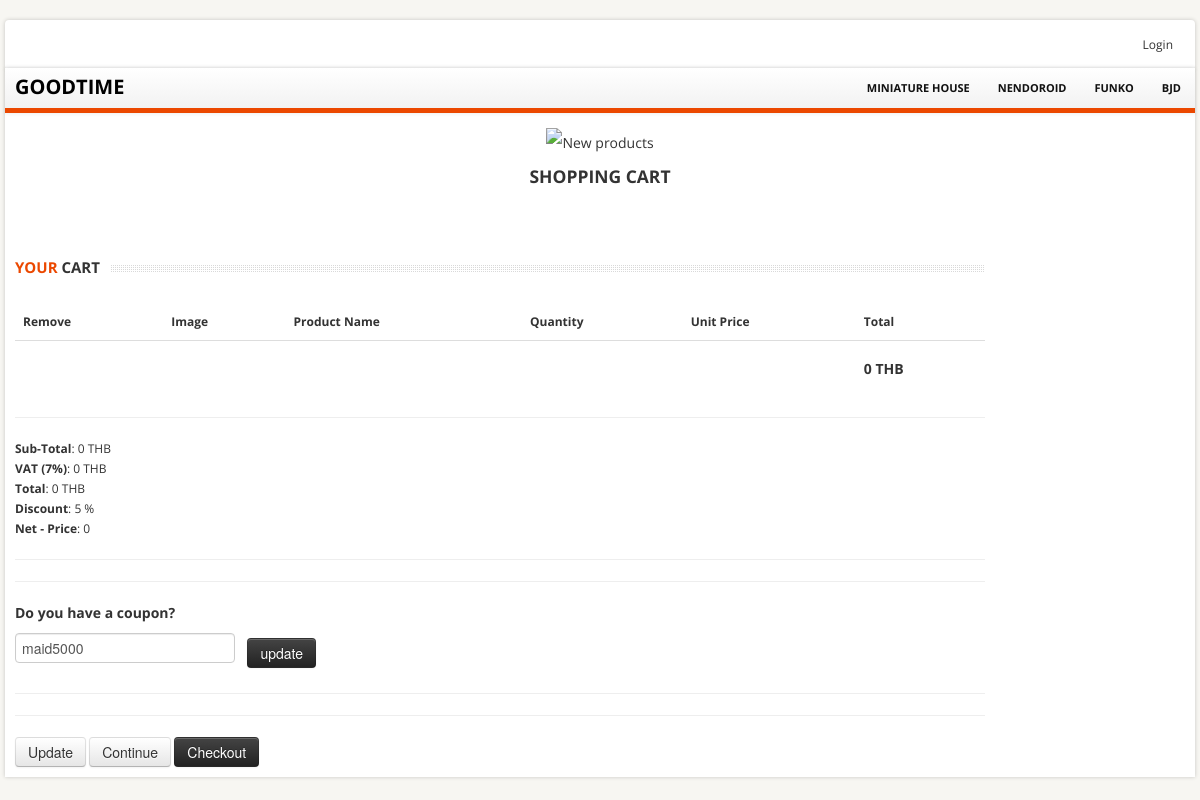
The app's page /cart-site.php?promotion=maid5000 with its own data.
### tables this page shows
CREATE TABLE `productcategories` (
  `CategoryID` int(11) NOT NULL,
  `CategoryName` varchar(50) NOT NULL,
  `CatagoryHeader` varchar(70) NOT NULL
);

CREATE TABLE `promotion` (
  `PromotionID` int(11) NOT NULL,
  `PromotionName` varchar(30) NOT NULL,
  `PromotionDiscount` int(11) NOT NULL,
  `PromotionType` varchar(60) NOT NULL COMMENT 'fix or percent',
  `PromotionCode` varchar(15) NOT NULL,
  `PromotionCondition` int(50) NOT NULL
);

### productdb.php (called while the page is built, shortened)
<?php
class productdb {
  public function getAllCategory() {
    require "db.php";
    $sql = "SELECT * FROM productcategories";
    $result = mysqli_query($con,$sql);
    $arr = array();
    while ($data = mysqli_fetch_array($result)) {
      $arr[] = $data;
    }
    return $arr;
  }
}
 ?>

### promotiondb.php (called while the page is built, shortened)
<?php
class promotiondb {
  public function getPromotionfromCode($code) {
    require "db.php";
    $code = mysqli_real_escape_string($con,$code);
    $sql = "SELECT * FROM promotion WHERE PromotionCode = '$code'";
    $run_query = mysqli_query($con,$sql);
    $arr = array();
    while ($data = mysqli_fetch_array($run_query)){
      $arr[] = $data;
    }
    return $arr;
  }
}
 ?>

### cart-site.php (the view, shortened to what this page needs)
<?php
require_once('product.php');
require_once('productdb.php');
require_once('cartdb.php');
require_once('promotiondb.php');
 ?>
<!DOCTYPE html>
<html lang="en">
	<head>
		<link href="bootstrap/css/bootstrap.min.css" rel="stylesheet">
		<link href="bootstrap/css/bootstrap-responsive.min.css" rel="stylesheet">
		<link href="themes/css/bootstrappage.css" rel="stylesheet"/>
		<link href="themes/css/flexslider.css" rel="stylesheet"/>
		<link href="themes/css/main.css" rel="stylesheet"/>
	</head>
    <body>
		<div id="top-bar" class="container">
			<div class="row">
				<div class="span4">
				</div>
				<div class="span8">
					<div class="account pull-right">
						<ul class="user-menu">
              <?php
                if (isset($_SESSION['uid'])) {
                  if ($_SESSION['uid'] == "admin") {
                    echo "<b>Hey! ".$_SESSION['uid']."</b>
     							<li><a href='addProduct.php'>Add Product</a></li>
                  <li><a href='updatetrack.php'>อัพเดทแทรค</a></li>
                  <li><a href='promotion-site.php'>อัพเดทโปรโมชั่น</a></li>
     							<li><a href='logout.php'>Logout</a></li>";
                  }
                  else {
                    echo "<b>Hey! ".$_SESSION['uid']."</b>";
                    if ($_SESSION['W_qty'] > 0){
                      echo "<li><a href='wishlist-page.php'>Wishlist (".$_SESSION['W_qty'].")</a></li>";
                    }
                  if ($_SESSION['C_qty'] > 0){
                    echo "<li><a href='cart-site.php'>Your Cart (".$_SESSION['C_qty'].")</a></li>";
                  }
                  echo "<li><a href='order-profile.php'>ประวัติการสั่งซื้อ</a></li>";
                  echo "<li><a href='logout.php'>Logout</a></li>";
                  }
                } else {
                  echo "<li><a href='register.php'>Login</a></li>";
                }
                ?>
						</ul>
					</div>
				</div>
			</div>
		</div>
		<div id="wrapper" class="container">
			<section class="navbar main-menu">
				<div class="navbar-inner main-menu">
					<div class="goodtimelogo">
					<a href="index.php" class="logo pull-left">GOODTIME</a>
				</div>
					<nav id="menu" class="pull-right">
						<ul>
							<?php
							$productdb = new productdb;
							$list = $productdb->getAllCategory();
							foreach ($list as $val) {
								$key = $val['CategoryID'];
								$cat = $val['CategoryName'];
								echo "<li><a href='./product_list.php?pl=$key'>$cat</a></li>";
							}
							 ?>
						</ul>
					</nav>
				</div>
			</section>
			<section class="header_text sub">
			<img class="pageBanner" src="Product_image/nekopara.jpg" alt="New products" >
				<h4><span>Shopping Cart</span></h4>
			</section>
			<section class="main-content">
				<div class="row">
					<div class="span10">
						<h4 class="title"><span class="text"><strong>Your</strong> Cart</span></h4>
						<table class="table table-striped">
							<thead>
								<tr>
                  <th>Remove</th>
									<th>Image</th>
									<th>Product Name</th>
									<th>Quantity</th>
									<th>Unit Price</th>
									<th>Total</th>
								</tr>
							</thead>
							<tbody>
                <form method="POST" action="cart-process.php">
                  <?php
                    $total = 0;
                    echo "<td>&nbsp;</td><td>&nbsp;</td><td>&nbsp;</td><td>&nbsp;</td><td>&nbsp;</td>";
                    echo "<td><h5><strong>$total THB</strong></h5></td>";
                    $vat = ($total*7)/100;
                    $totals = $total+$vat;
							echo "</tbody>
						</table>";
						echo "<hr>
						<p class='cart-total left'>
							<strong>Sub-Total</strong>:	$total THB<br>
							<strong>VAT (7%)</strong>: $vat THB<br>
							<strong>Total</strong>: $totals THB<br>";
              if (isset($_GET['promotion'])) {
                $promotiondb = new promotiondb;
                $promotion = $promotiondb->getPromotionfromCode($_GET['promotion']);
                $promotion = $promotion[0];
                $code = $promotion['PromotionCode'];
                $type = $promotion['PromotionType'];
                $discount = $promotion['PromotionDiscount'];
                if ($type == "fix") {
                  echo "<strong>Discount</strong>: - $discount <br>";
                  $netprice = $totals - $discount;
                  echo "<strong>Net - Price</strong>: $netprice <br>";
                } elseif ($type == "percent") {
                  echo "<strong>Discount</strong>: $discount % <br>";
                  $netprice = $totals * ((100-$discount)/100);
                  echo "<strong>Net - Price</strong>: $netprice <br>";
                }
              }
            echo "</p><hr/>";
            if (isset($_GET['promotion'])) {
              echo "<hr><h5>Do you have a coupon?</h5>
                  <input type='text' name='coupon' value='$code'/> &nbsp;&nbsp;
                  <input class='btn btn-inverse' name='updatecoupon' type='submit' value='update'/>
                <hr/>";
            } else {
              echo "<hr><h5>Do you have a coupon?</h5>
                  <input type='text' name='coupon' placeholder='Use your coupon here'/> &nbsp;&nbsp;
                  <input class='btn btn-inverse' name='updatecoupon' type='submit' value='update'/>
                <hr/>";
            }
              echo "
						<hr/>
						<p class='form-inline' >
								<input class='btn' type='submit' name='updatecart' value='Update'/>
								<input class='btn' type='button' value='Continue' onclick='history.go(-1);'/>
								<input class='btn btn-inverse' name='checkout' type='submit' value='Checkout'/>
                ";?>
                </p>
					</div>
				</div>
			</section>
		</div>
    </body>
</html>

### themes/css/main.css (style rules this page uses)
body { font-size: 12px; font-family: 'Open Sans', arial, tahoma, sans-serif; background:#f7f6f2; background-size: cover; }
label, input, button, select, textarea { font-size: 12px; }
ul li a,a { color:#333; outline:0; -webkit-transition: all 0.2s linear; -moz-transition: all 0.2s linear; -o-transition: all 0.2s linear; -ms-transition: all 0.2s linear; transition: all 0.2s linear; }
.goodtimelogo a { color: black; font-size: 20px; margin-top: 9px; font-weight: bold; }
a { color:#eb4800; }
.left { text-align:left !important; }
#wrapper,#top-bar { background: #fff; margin: 20px auto 20px auto; box-shadow: 0px 0px 4px 0px rgba(0, 0, 0, 0.2); -moz-box-shadow: 0px 0px 4px 0px rgba(0, 0, 0, 0.2); -webkit-box-shadow: 0px 0px 4px 0px rgba(0, 0, 0, 0.2); padding:0px 10px; }
section.homepage-slider, section.navbar, section.google_map, section#footer-bar, section#copyright { margin-left: -10px; margin-right: -10px; }
section.header_text { background:url(../images/bg_h.png) no-repeat bottom; text-align:center; padding:15px 0 20px 0; font-size:16px; line-height:30px; border-bottom:1px solid #fff; }
section.header_text.sub { font-size:14px; margin-bottom:40px; }
section.header_text.sub h4 { text-transform:uppercase; margin:0; }
#top-bar { background-color:#fff; padding:10px; margin: 20px auto -22px auto; -webkit-border-radius: 4px; -moz-border-radius: 4px; border-radius: 4px; }
#top-bar .user-menu { margin: 0; padding: 0; list-style: none; }
#top-bar .user-menu li { display: inline-block; *display: inline; zoom: 1; border-right: 1px solid #eee; padding: 5px 12px; }
#top-bar .user-menu li:last-child { border-right:0; }
section.navbar { margin-bottom:0; }
.navbar-inner.main-menu { height: 40px; padding-left:10px; padding-right:0; border-right: 0; border-left: 0; border-top: 0; border-bottom:5px solid #eb4800; -webkit-border-radius: 0; -moz-border-radius: 0; border-radius: 0; filter: none; }
.navbar-inner.main-menu a.logo { position:absolute; }
#menu > ul { display: block; margin-left:0; }
#menu > ul > li { list-style: none; float: left; position: relative; margin-right: 0px; }
#menu > ul > li > a { font-size: 11px; color: #111; display: block; text-transform: uppercase; font-weight: bold; text-align: center; padding: 10px 14px; }
h4.title { background: url(../images/line_bar.png) 0 8px repeat-x; padding-bottom:5px; margin-bottom:15px; overflow:hidden; text-transform:uppercase; font-size:15px; min-height:27px; width:100%; }
h4.title strong { color:#eb4800; }
h4.title span.text { background-color:#fff; padding-right:10px; }

### records on screen
productcategories: CategoryName "MINIATURE HOUSE"
productcategories: CategoryName "NENDOROID"
productcategories: CategoryName "FUNKO"
productcategories: CategoryName "BJD"
promotion: PromotionDiscount "5", PromotionDiscount "0", coupon "maid5000"

### other values on screen
$total "0"
$vat "0"
$totals "0"
